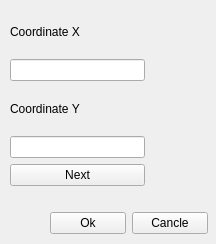
<?xml version="1.0" encoding="UTF-8"?>
<ui version="4.0">
 <class>CreatePolylineForm</class>
 <widget class="QWidget" name="CreatePolylineForm">
  <property name="geometry">
   <rect>
    <x>0</x>
    <y>0</y>
    <width>216</width>
    <height>244</height>
   </rect>
  </property>
  <property name="windowTitle">
   <string>Form</string>
  </property>
  <widget class="QWidget" name="">
   <property name="geometry">
    <rect>
     <x>10</x>
     <y>10</y>
     <width>135</width>
     <height>176</height>
    </rect>
   </property>
   <layout class="QVBoxLayout" name="verticalLayout">
    <item>
     <widget class="QLabel" name="label_2">
      <property name="text">
       <string>Coordinate X</string>
      </property>
     </widget>
    </item>
    <item>
     <widget class="QLineEdit" name="editCoordinateX"/>
    </item>
    <item>
     <widget class="QLabel" name="label_3">
      <property name="text">
       <string>Coordinate Y</string>
      </property>
     </widget>
    </item>
    <item>
     <widget class="QLineEdit" name="editCoordinateY"/>
    </item>
    <item>
     <widget class="QPushButton" name="btnNextPoint">
      <property name="text">
       <string>Next</string>
      </property>
     </widget>
    </item>
   </layout>
  </widget>
  <widget class="QWidget" name="">
   <property name="geometry">
    <rect>
     <x>50</x>
     <y>210</y>
     <width>158</width>
     <height>26</height>
    </rect>
   </property>
   <layout class="QHBoxLayout" name="horizontalLayout">
    <item>
     <widget class="QPushButton" name="btnEnterData">
      <property name="text">
       <string>Ok</string>
      </property>
     </widget>
    </item>
    <item>
     <widget class="QPushButton" name="btnExit">
      <property name="text">
       <string>Cancle</string>
      </property>
     </widget>
    </item>
   </layout>
  </widget>
 </widget>
 <resources/>
 <connections/>
</ui>
